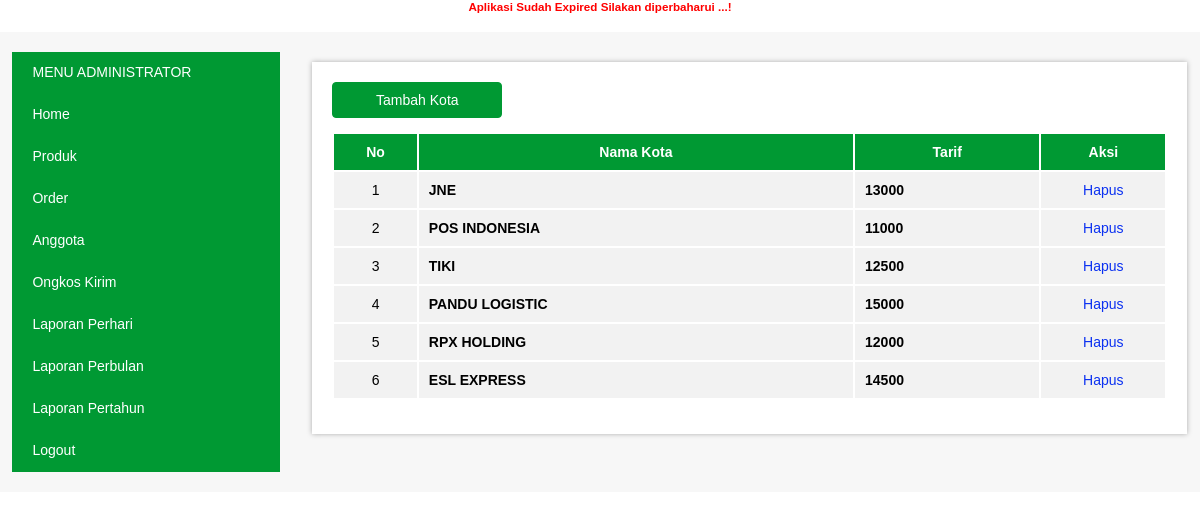
The page /admin/index.php?p=kotaview (signed in) on the database its author committed.
### tables this page shows
CREATE TABLE IF NOT EXISTS `jasakirim` (
  `idjasa` int(11) NOT NULL AUTO_INCREMENT,
  `idadmin` int(11) NOT NULL,
  `namajasa` varchar(30) NOT NULL,
  `logojasa` text NOT NULL,
  `tarif` double NOT NULL,
  PRIMARY KEY (`idjasa`)
);

### admin/kotaview.php (the view)
<?php
	$sqlj = mysql_query("select * from jasakirim order by idjasa asc");
	echo "<a href='?p=kotaadd'><div class='btn btn-more'>Tambah Kota</div></a><p>";
	echo "<table border='0' width='90%'>";
	echo "<tr align='center'>";
	echo "<th width='10%'>No</th>";
	echo "<th>Nama Kota</th>";
	echo "<th>Tarif</th>";
	echo "<th width='15%'>Aksi</th>";
	echo "</tr>";
	$no = 1;
	while($rj = mysql_fetch_array($sqlj)){
		echo "<tr>";
		echo "<td align='center'>$no</td>";
		echo "<td><b>$rj[namajasa]</b></td>";
		echo "<td><b>$rj[tarif]</b></td>";
		echo "<td align='center'>
		<a href='kotadel.php?idj=$rj[id_kota]'>Hapus</a></td>";
		echo "</tr>";
		$no++;
	}
	echo "</table>";
?>

### admin/style.css (style rules this page uses)
table { width:100%; }
th { text-align:center; padding:10px; background-color:#009933; color:#FFFFFF; font-family:Arial; font-size:14px; }
td { padding:10px; background-color:#F2F2F2; font-size:14px; }
a { color:#0B31F1; text-decoration:none; }
.btn { font-family:Arial; font-size:14px; padding:9px 9px; text-align:center; cursor:pointer; border:1px solid transparent; border-radius:4px; width:150px; }
.btn-more { color:#FFFFFF; background-color:#009933; border-color:#009933; }

### rows shown on the page
jasakirim: namajasa "JNE", tarif "13000"
jasakirim: namajasa "POS INDONESIA", tarif "11000"
jasakirim: namajasa "TIKI", tarif "12500"
jasakirim: namajasa "PANDU LOGISTIC", tarif "15000"
jasakirim: namajasa "RPX HOLDING", tarif "12000"
jasakirim: namajasa "ESL EXPRESS", tarif "14500"
